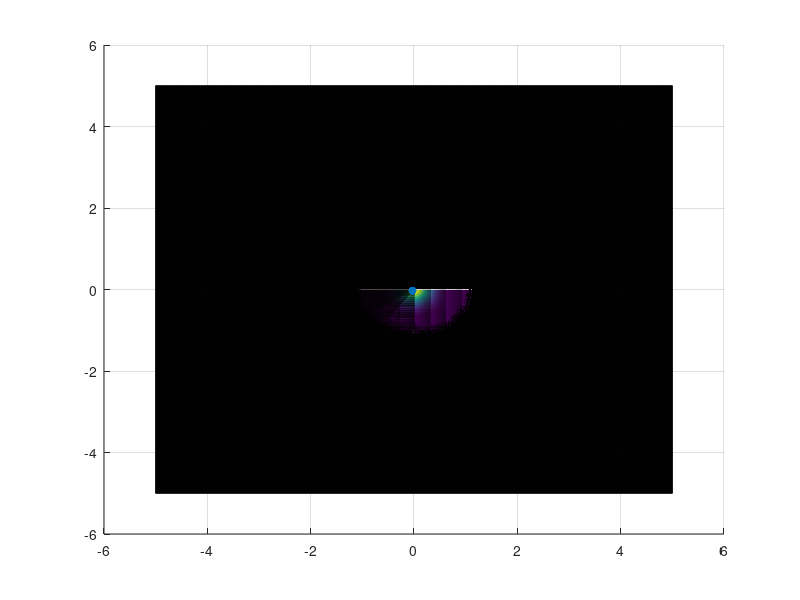

Write MATLAB code to recreate this figure.
% random gaussian check
% clc;clear all;close all

x0=0;
y0=0;

rad = 0.1;
A = 1;
% x = -5:0.01:5;
% y = x;
[x,y] = meshgrid(-5:0.01:5,-5:0.01:5);
gauss = A *exp( - (x.^2 + y.^2)/rad);
gauss(ceil(end/2)+1:end,:) = 0;
%%
% figure(); 
% surf(x,y,gauss)

%% 
% P = [0.1 0.3 0.4 0.2]
% X = [1 2 3 4]
% 
% C = cumsum(P);
% f = X(1+sum(C(end)*rand>C))
%%
C = cumsum(gauss(:))/sum(gauss(:));
X = x(:);
Y = y(:);
placeInd = 1+sum(C(end)*rand>C);
x_place = X(placeInd );
y_place = Y(placeInd );
% figure();plot(C)
% f = 

figure(); 
surf(x,y,gauss)
hold on
scatter3(x_place,y_place,1,'fill','r')
view([0,90])